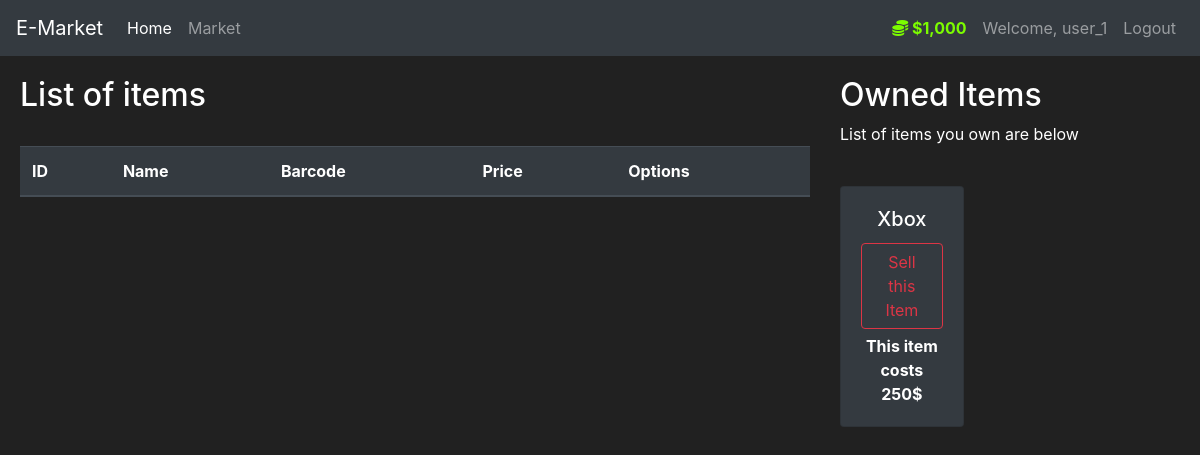
/market (signed in), run on an earlier commit of the app's database.
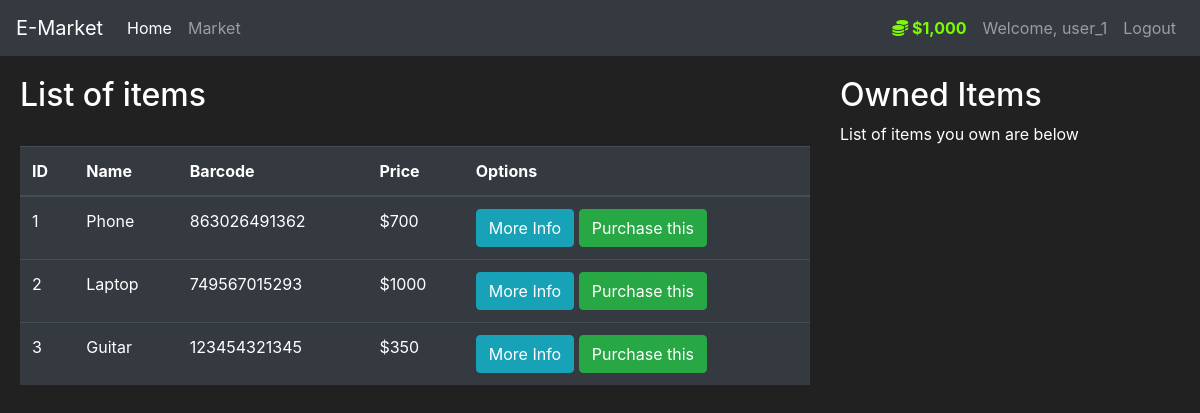
And on a later commit of the database.
### market/models.py (models this page shows, shortened)
class User(db.Model, UserMixin):
    id = db.Column(db.Integer(), primary_key=True)
    username = db.Column(db.String(length=30), nullable=False, unique=True)
    email = db.Column(db.String(length=50), nullable=False, unique=True)
    password_hash = db.Column(db.String(length=60), nullable=False)
    budget = db.Column(db.Integer(), nullable=False, default=1000)
    items = db.relationship('Items', backref='owned_user', lazy=True)
    @property
    def decorative_budget(self):
        if len(str(self.budget)) >= 4:
            return f"{str(self.budget)[:-3]},{str(self.budget)[-3:]}"
        else:
            return str(self.budget)
    @property
    def password(self):
        return self.password

class Items(db.Model):
    id = db.Column(db.Integer(), primary_key=True)
    name = db.Column(db.String(length=30),nullable=False, unique=True)
    price = db.Column(db.Integer(), nullable=False)
    barcode = db.Column(db.String(length=12), nullable=False, unique=True)
    description = db.Column(db.String(length=1024), nullable=False, unique=True)
    owner = db.Column(db.Integer(), db.ForeignKey('user.id'))

### market/route.py (the view, shortened to what this page needs)
@app.route('/market', methods=['GET', 'POST'])
@login_required
def market_page():
    purchase_form = PurchaseItemForm()
    selling_form = SellItemForm()
    if request.method=="GET":
        items = Items.query.filter_by(owner=None)
        owned_items = Items.query.filter_by(owner=current_user.id)
        return render_template('market.html', items=items, purchase_form=purchase_form, owned_items=owned_items, selling_form=selling_form)

### market/models.py (called while the page is built)
@login_manager.user_loader
def load_user(user_id):
    return User.query.get(int(user_id))

### market/templates/market.html (shortened to what this page needs)
{% extends 'base.html' %}
{% block content %}
<div class="row">
    <div class="col-8" style="margin-top: 20px; margin-left: 20px;">
        <h2>List of items</h2>
        <br>
        <table class="table table-hover table-dark">
            <thead>
                <tr>
                    <th scope="col">ID</th>
                    <th scope="col">Name</th>
                    <th scope="col">Barcode</th>
                    <th scope="col">Price</th>
                    <th scope="col">Options</th>
                </tr>
            </thead>
            <tbody>
                {% for item in items %}
                <tr>
                    <td>{{ item.id }}</td>
                    <td>{{ item.name }}</td>
                    <td>{{ item.barcode }}</td>
                    <td>${{ item.price }}</td>
                    <td>
                        <button class="btn btn-outline btn-info" data-toggle="modal"
                            data-target="#Modal-MoreInfo-{{ item.id }}">More
                            Info</button>
                        <button class="btn btn-outline btn-success" data-toggle="modal"
                            data-target="#Modal-PurchaseConfirm-{{ item.id }}">Purchase this</button>
                    </td>
                </tr>
                {% endfor %}
            </tbody>
        </table>
    </div>
    <div class=" col-3" style="margin-top: 20px; margin-right: 20px;">
        <h2>Owned Items</h2>
        <p>List of items you own are below</p>
        <br>
        <div class="row">
            {% for owned_item in owned_items %}
            <div class="col-md-6">
                <div style="margin-bottom: 5px" class="card text-center bg-dark">
                    <div class="card-body">
                        <h5 class="card-title">{{ owned_item.name }}</h5>
                        <button type="button" class="btn btn-outline-danger" style="margin-bottom: 5px"
                            data-toggle="modal" data-target="#Modal-SellingConfirm-{{ owned_item.id }}">
                            Sell this Item
                        </button>
                        <p class="card-text"><strong>This item costs {{ owned_item.price }}$</strong></p>
                    </div>
                </div>
            </div>
            {% endfor %}
        </div>
    </div>
</div>
{% endblock %}

### market/templates/base.html (shortened to what this page needs)
<!doctype html>
<html lang="en">
<head>
    <link rel="stylesheet" href="https://cdn.jsdelivr.net/npm/bootstrap@4.5.3/dist/css/bootstrap.min.css"
>
</head>
<body>
    <nav class="navbar navbar-expand-md navbar-dark bg-dark">
        <a class="navbar-brand" href="#">E-Market</a>
        <div class="collapse navbar-collapse" id="navbarNav">
            <ul class="navbar-nav mr-auto">
                <li class="nav-item active">
                    <a class="nav-link" href="{{ url_for('home_page') }}">Home </a>
                </li>
                <li class="nav-item">
                    <a class="nav-link" href="{{ url_for('market_page') }}">Market</a>
                </li>
            </ul>
            {% if current_user.is_authenticated %}
            <ul class="navbar-nav">
                <li class="nav-item">
                    <a class="nav-link" style="color: lawngreen; font-weight: bold">
                        <i class="fas fa-coins"></i>
                        ${{ current_user.decorative_budget }}
                    </a>
                </li>
                <li class="nav-item">
                    <a class="nav-link">Welcome, {{ current_user.username }}</a>
                </li>
                <li class="nav-item">
                    <a class="nav-link" href="{{ url_for('logout_page') }}">Logout</a>
                </li>
            </ul>
            {% endif %}
        </div>
    </nav>
    {% block content %}
    {% endblock %}
</body>
</html>

### market/templates/base.html (style rules this page uses)
body { background-color: #212121; color: white }

What changed in the data, as far as the page shows it:
removed Items: name "Xbox", price "250", shown under "Owned Items"
now on this page (row edited): Items: id "1", name "Phone", barcode "863026491362", price "700", shown under "List of items"
now on this page (row edited): Items: id "2", name "Laptop", barcode "749567015293", price "1000", shown under "List of items"
now on this page (row edited): Items: id "3", name "Guitar", barcode "123454321345", price "350", shown under "List of items"
